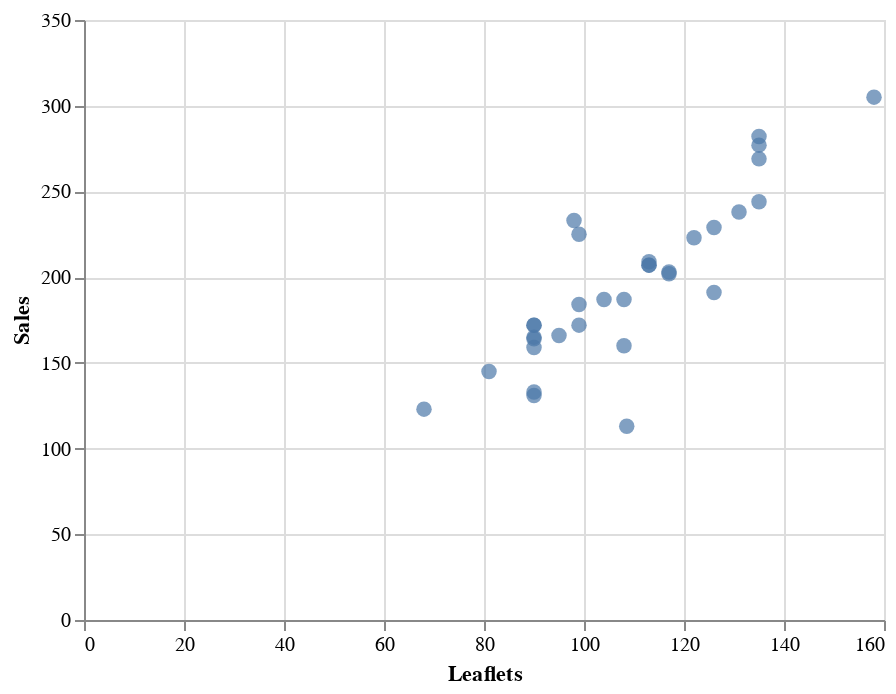

Notebook source saved alongside this figure:
### Code cell
plot_sales = sales_variable ('Leaflets', Lemonade)
plot_sales

### Figure 1 — Vega-Lite specification as saved in the notebook (floating-point values rounded to 4 significant figures)
{"$schema": "https://vega.github.io/schema/vega-lite/v2.6.0.json", "config": {"view": {"height": 300, "width": 400}}, "data": {"name": "data-1dc4d779f3b10a0b9903877b27d228c9"}, "datasets": {"data-1dc4d779f3b10a0b9903877b27d228c9": [{"Date": "07/01/2016", "Leaflets": 90, "Lemon": 97, "Lemon Revenue": 24.25, "Location": "Park", "Orange": 67, "Orange Revenue": 16.75, "Price": 0.25, "Revenue": 41, "Sales": 164, "Temperature": 70}, {"Date": "07/02/2016", "Leaflets": 90, "Lemon": 98, "Lemon Revenue": 24.5, "Location": "Park", "Orange": 67, "Orange Revenue": 16.75, "Price": 0.25, "Revenue": 41.25, "Sales": 165, "Temperature": 72}, {"Date": "07/03/2016", "Leaflets": 104, "Lemon": 110, "Lemon Revenue": 27.5, "Location": "Park", "Orange": 77, "Orange Revenue": 19.25, "Price": 0.25, "Revenue": 46.75, "Sales": 187, "Temperature": 71}, {"Date": "07/04/2016", "Leaflets": 98, "Lemon": 134, "Lemon Revenue": 33.5, "Location": "Beach", "Orange": 99, "Orange Revenue": 24.75, "Price": 0.25, "Revenue": 58.25, "Sales": 233, "Temperature": 76}, {"Date": "07/05/2016", "Leaflets": 135, "Lemon": 159, "Lemon Revenue": 39.75, "Location": "Beach", "Orange": 118, "Orange Revenue": 29.5, "Price": 0.25, "Revenue": 69.25, "Sales": 277, "Temperature": 78}, {"Date": "07/06/2016", "Leaflets": 90, "Lemon": 103, "Lemon Revenue": 25.75, "Location": "Beach", "Orange": 69, "Orange Revenue": 17.25, "Price": 0.25, "Revenue": 43, "Sales": 172, "Temperature": 82}, {"Date": "07/06/2016", "Leaflets": 90, "Lemon": 103, "Lemon Revenue": 25.75, "Location": "Beach", "Orange": 69, "Orange Revenue": 17.25, "Price": 0.25, "Revenue": 43, "Sales": 172, "Temperature": 82}, {"Date": "07/07/2016", "Leaflets": 135, "Lemon": 143, "Lemon Revenue": 35.75, "Location": "Beach", "Orange": 101, "Orange Revenue": 25.25, "Price": 0.25, "Revenue": 61, "Sales": 244, "Temperature": 81}, {"Date": "bfill", "Leaflets": 113, "Lemon": 123, "Lemon Revenue": 30.75, "Location": "Beach", "Orange": 86, "Orange Revenue": 21.5, "Price": 0.25, "Revenue": 52.25, "Sales": 209, "Temperature": 82}, {"Date": "07/09/2016", "Leaflets": 126, "Lemon": 134, "Lemon Revenue": 33.5, "Location": "Beach", "Orange": 95, "Orange Revenue": 23.75, "Price": 0.25, "Revenue": 57.25, "Sales": 229, "Temperature": 80}, {"Date": "07/10/2016", "Leaflets": 131, "Lemon": 140, "Lemon Revenue": 35, "Location": "Beach", "Orange": 98, "Orange Revenue": 24.5, "Price": 0.25, "Revenue": 59.5, "Sales": 238, "Temperature": 82}, {"Date": "07/11/2016", "Leaflets": 135, "Lemon": 162, "Lemon Revenue": 40.5, "Location": "Beach", "Orange": 120, "Orange Revenue": 30, "Price": 0.25, "Revenue": 70.5, "Sales": 282, "Temperature": 83}, {"Date": "07/12/2016", "Leaflets": 99, "Lemon": 130, "Lemon Revenue": 32.5, "Location": "Beach", "Orange": 95, "Orange Revenue": 23.75, "Price": 0.25, "Revenue": 56.25, "Sales": 225, "Temperature": 84}, {"Date": "7/13/2016", "Leaflets": 99, "Lemon": 109, "Lemon Revenue": 27.25, "Location": "Beach", "Orange": 75, "Orange Revenue": 18.75, "Price": 0.25, "Revenue": 46, "Sales": 184, "Temperature": 77}, {"Date": "7/14/2016", "Leaflets": 113, "Lemon": 122, "Lemon Revenue": 30.5, "Location": "Beach", "Orange": 85, "Orange Revenue": 21.25, "Price": 0.25, "Revenue": 51.75, "Sales": 207, "Temperature": 78}, {"Date": "7/15/2016", "Leaflets": 108, "Lemon": 98, "Lemon Revenue": 49, "Location": "Beach", "Orange": 62, "Orange Revenue": 31, "Price": 0.5, "Revenue": 80, "Sales": 160, "Temperature": 75}, {"Date": "7/16/2016", "Leaflets": 90, "Lemon": 81, "Lemon Revenue": 40.5, "Location": "Beach", "Orange": 50, "Orange Revenue": 25, "Price": 0.5, "Revenue": 65.5, "Sales": 131, "Temperature": 74}, {"Date": "7/17/2016", "Leaflets": 126, "Lemon": 115, "Lemon Revenue": 57.5, "Location": "Beach", "Orange": 76, "Orange Revenue": 38, "Price": 0.5, "Revenue": 95.5, "Sales": 191, "Temperature": 77}, {"Date": "7/18/2016", "Leaflets": 122, "Lemon": 131, "Lemon Revenue": 65.5, "Location": "Park", "Orange": 92, "Orange Revenue": 46, "Price": 0.5, "Revenue": 111.5, "Sales": 223, "Temperature": 81}, {"Date": "7/19/2016", "Leaflets": 113, "Lemon": 122, "Lemon Revenue": 61, "Location": "Park", "Orange": 85, "Orange Revenue": 42.5, "Price": 0.5, "Revenue": 103.5, "Sales": 207, "Temperature": 78}, {"Date": "7/20/2016", "Leaflets": 108.5, "Lemon": 71, "Lemon Revenue": 35.5, "Location": "Park", "Orange": 42, "Orange Revenue": 21, "Price": 0.5, "Revenue": 56.5, "Sales": 113, "Temperature": 70}, {"Date": "7/21/2016", "Leaflets": 90, "Lemon": 83, "Lemon Revenue": 41.5, "Location": "Park", "Orange": 50, "Orange Revenue": 25, "Price": 0.5, "Revenue": 66.5, "Sales": 133, "Temperature": 77}, {"Date": "7/22/2016", "Leaflets": 108, "Lemon": 112, "Lemon Revenue": 56, "Location": "Park", "Orange": 75, "Orange Revenue": 37.5, "Price": 0.5, "Revenue": 93.5, "Sales": 187, "Temperature": 80}, {"Date": "7/23/2016", "Leaflets": 117, "Lemon": 120, "Lemon Revenue": 60, "Location": "Park", "Orange": 82, "Orange Revenue": 41, "Price": 0.5, "Revenue": 101, "Sales": 202, "Temperature": 81}, {"Date": "7/24/2016", "Leaflets": 117, "Lemon": 121, "Lemon Revenue": 60.5, "Location": "Park", "Orange": 82, "Orange Revenue": 41, "Price": 0.5, "Revenue": 101.5, "Sales": 203, "Temperature": 82}, {"Date": "7/25/2016", "Leaflets": 135, "Lemon": 156, "Lemon Revenue": 78, "Location": "Park", "Orange": 113, "Orange Revenue": 56.5, "Price": 0.5, "Revenue": 134.5, "Sales": 269, "Temperature": 84}, {"Date": "7/26/2016", "Leaflets": 158, "Lemon": 176, "Lemon Revenue": 61.6, "Location": "Park", "Orange": 129, "Orange Revenue": 45.15, "Price": 0.35, "Revenue": 106.8, "Sales": 305, "Temperature": 83}, {"Date": "7/27/2016", "Leaflets": 99, "Lemon": 104, "Lemon Revenue": 36.4, "Location": "Park", "Orange": 68, "Orange Revenue": 23.8, "Price": 0.35, "Revenue": 60.2, "Sales": 172, "Temperature": 80}, {"Date": "7/28/2016", "Leaflets": 90, "Lemon": 96, "Lemon Revenue": 33.6, "Location": "Park", "Orange": 63, "Orange Revenue": 22.05, "Price": 0.35, "Revenue": 55.65, "Sales": 159, "Temperature": 82}, {"Date": "7/29/2016", "Leaflets": 95, "Lemon": 100, "Lemon Revenue": 35, "Location": "Park", "Orange": 66, "Orange Revenue": 23.1, "Price": 0.35, "Revenue": 58.1, "Sales": 166, "Temperature": 81}, {"Date": "7/30/2016", "Leaflets": 81, "Lemon": 88, "Lemon Revenue": 30.8, "Location": "Beach", "Orange": 57, "Orange Revenue": 19.95, "Price": 0.35, "Revenue": 50.75, "Sales": 145, "Temperature": 82}, {"Date": "7/31/2016", "Leaflets": 68, "Lemon": 76, "Lemon Revenue": 26.6, "Location": "Beach", "Orange": 47, "Orange Revenue": 16.45, "Price": 0.35, "Revenue": 43.05, "Sales": 123, "Temperature": 82}]}, "encoding": {"x": {"field": "Leaflets", "type": "quantitative"}, "y": {"field": "Sales", "type": "quantitative"}}, "mark": {"size": 60, "type": "circle"}}
